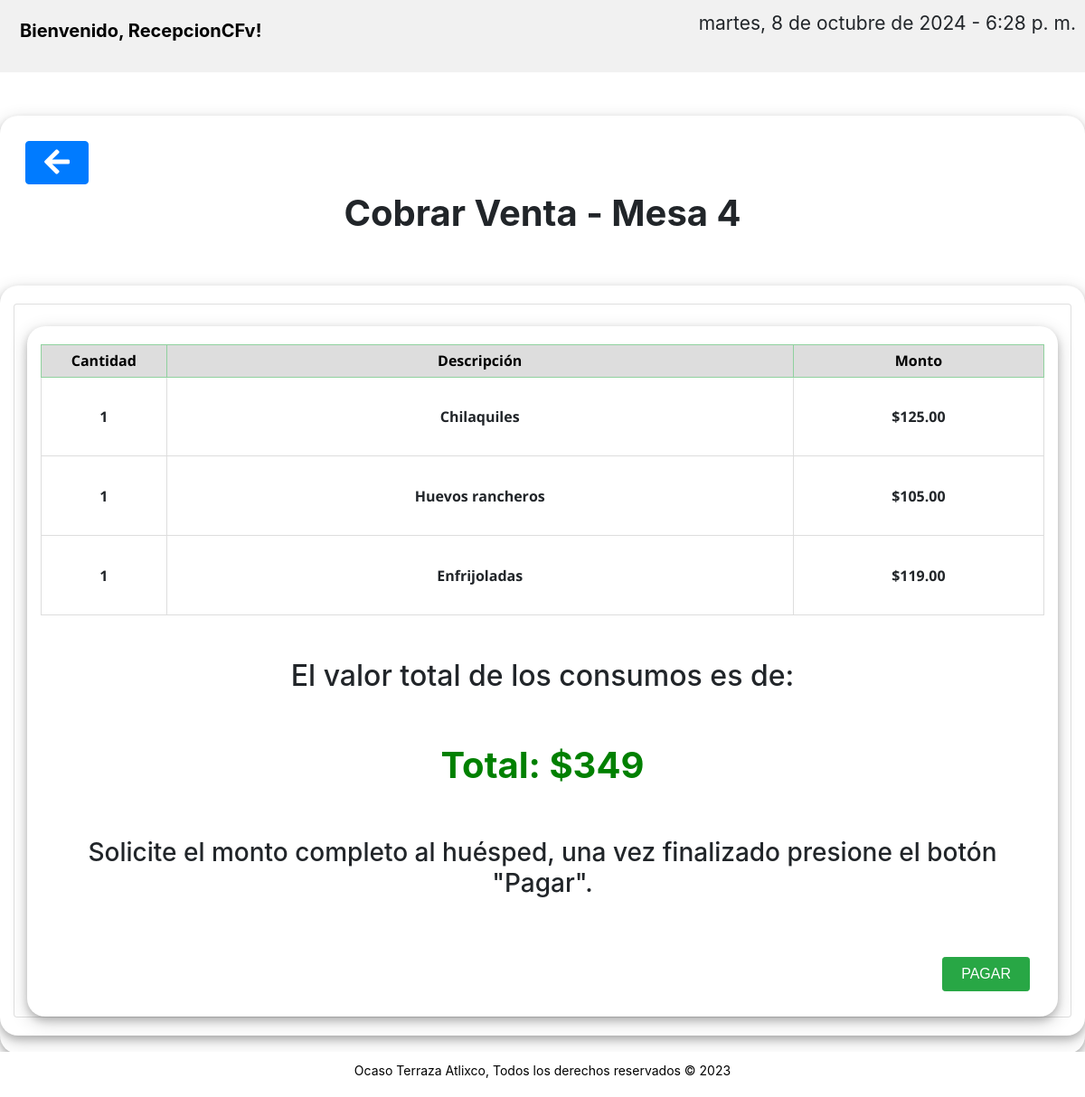
Page /cobrarventam4.php (signed in) on the committed database.
### tables this page shows
CREATE TABLE `ordenmesa4` (
  `id` int(11) NOT NULL,
  `nombre` varchar(255) NOT NULL,
  `cantidad` varchar(255) NOT NULL,
  `preciou` varchar(255) NOT NULL,
  `fyh` datetime DEFAULT NULL
);

### cobrarventam4.php (the view, shortened to what this page needs)
<?php
    $con=conectar();
    $sql="SELECT *  FROM ordenMesa4";
    $query=mysqli_query($con,$sql);
?>
<!DOCTYPE html>
<html lang="en">
    <head>
        <link href="css/style.css" rel="stylesheet">
        <link href="https://cdn.jsdelivr.net/npm/bootstrap@5.0.0-beta1/dist/css/bootstrap.min.css" rel="stylesheet">
	    <link rel="stylesheet" href="css/font-awesome.min.css">
        <link rel="stylesheet" href="css/responsive.css">
        <link rel="stylesheet" href="css/design.css?v=2">
        <link rel="stylesheet" href="css/estilo5.css">
        <link rel="stylesheet" href="css/estilo8.css">
        <link rel="stylesheet" href="css/estilotabla.css">
        <link rel="stylesheet" href="css/bootstrap.min.css">
        <link rel="stylesheet" href="https://maxcdn.bootstrapcdn.com/bootstrap/4.5.2/css/bootstrap.min.css">
        <link rel="stylesheet" href="https://cdnjs.cloudflare.com/ajax/libs/font-awesome/5.15.3/css/all.min.css" />
	    <link rel="stylesheet" href="css/contact-form.css" type="text/css">
    </head>
    <body>
            <div class="header">
                <a href="panel.php" class="logo">Bienvenido, <?php echo htmlspecialchars($_SESSION["username"]); ?>!</a>
                    <div class="header-right">
                    <span id="fecha" class="ml-auto"></span>
                    </div>
            </div>
            <div class="container mt-5 custom-container">
                <div class="row">
                    <div style="text-align: left;">
                                    <a href="info_mesa4.php">
                                        <button class="btn btn-primary"><i class="fa1 fa fa-arrow-left"></i></button>
                                    </a>
                                    <h1 style="text-align: center;"><b>Cobrar Venta - Mesa 4</b></h1>
                    </div>
                                <div class="container mt-5 custom-container">
                                <fieldset>
                                    <div class="card">
                                    <br>
                                    <div class="container">
                                        <div>
                                        <table>
                                            <thead class="table-success table-striped">
                                                <tr>
                                                    <tr>
                                                        <th class="thd" colspan="1">Cantidad</th>
                                                        <th class="thd" colspan="5">Descripción</th>
                                                        <th class="thd" colspan="2">Monto</th>
                                                    </tr>
                                                </tr>
                                                <?php
                                                    $total = 0;
                                                    while($row = mysqli_fetch_array($query)){
                                                        $precio = floatval($row['preciou']);
                                                        $total += $precio;
                                                ?>
                                                <tbody>
                                                    <tr>
                                                        <th class="thd" colspan="1"><?php echo $row['cantidad']?></th>
                                                        <th class="thd" colspan="5"><?php echo $row['nombre']?></th>
                                                        <th class="thd" colspan="2">$<?php echo $precio?>.00</th>
                                                    </tr>
                                                <?php
                                                    }
                                                ?>
                                                </tbody>
                                            </thead>
                                        </table>
                                        <br><br>
                                        <h2 class="h2">El valor total de los consumos es de:</h2>
                                        <br><br>
                                        <h1 class="h1">
                                            <b>Total: $<?php echo $total?></b>
                                        </h1>
                                        <br><br>
                                        <h3 class="h3">Solicite el monto completo al huésped, una vez finalizado presione el botón "Pagar".</h3>
                                        <br><br>
                                        <div style="text-align: right;">
                                            <a href="pagarventam4.php">
                                                <button class="btn btn-sm btn-success" style="font-family: 'Nombre de tu tipografía', sans-serif;">Pagar</button>
                                            </a>
                                        </div>
                                    </div>
                                </fieldset>
                        </div>
                    </div>
                    </div>
    </body>
    <br><br>
    <footer class="footer">
            <p>Ocaso Terraza Atlixco, Todos los derechos reservados &copy; 2023</p>
    </footer>
</html>

### css/style.css (style rules this page uses)
body { background-image: url("https://images.trvl-media.com/lodging/49000000/48150000/48149900/48149888/0bb44e03.jpg?impolicy=resizecrop&rw=500&ra=fit"); background-size: cover; font-family: 'Open Sans', sans-serif; }

### css/design.css (style rules this page uses)
.header { overflow: hidden; background-color: #f1f1f1; padding: 10px 10px; }
.header a { float: left; color: black; text-align: center; padding: 12px; text-decoration: none; font-size: 15px; line-height: 25px; border-radius: 4px; }
.header a.logo { font-size: 20px; font-weight: bold; }
.header-right { float: right; }
footer { position: fixed; bottom: 0; left: 0; width: 100%; background-color: #f1f1f1; padding: 10px; text-align: center; color: black; z-index: 100; }
body { font-family: Arial, Helvetica, sans-serif; background-color: black; }
* { box-sizing: border-box; }
.container { padding: 16px; background-color: white; }
a { color: dodgerblue; }
.btn { border: none; color: white; padding: 10px 20px; font-size: 10px; cursor: pointer; }

### css/estilo5.css (style rules this page uses)
body { background-image: url("https://casa-flora-atlixco.booked.mx/data/Photos/OriginalPhoto/11218/1121822/1121822907/Casa-Flora-Atlixco-Hotel-Exterior.JPEG"); background-attachment: fixed; background-position: center; background-size: cover; font-family: 'Open Sans', sans-serif; }
h1,h2,h3,label,input,th { font-family: 'Open Sans', sans-serif; }

### css/estilo8.css (style rules this page uses)
.container { border-radius: 20px; padding: 20px; box-shadow: 0 4px 8px 0 rgba(0, 0, 0, 0.2), 0 6px 20px 0 rgba(0, 0, 0, 0.19); }

### css/contact-form.css (style rules this page uses)
.footer { padding-top:20px;position:fixed;bottom:0;background-color:#fff;width:100%; }
.btn { font-size:16px;overflow:hidden;padding:6px 20px;text-transform:uppercase; }

### cobrarventam4.php (style rules this page uses)
.h3 { text-align: center; }
.h2 { text-align: center; }
.h1 { text-align: center; color: green; }
table { font-family: arial, sans-serif; border-collapse: collapse; width: 100%; table-layout:fixed; }
td, th { border: 1px solid black; text-align: center; padding: 0.5% 0; overflow:hidden; width: 50; white-space:nowrap; }
.thd { text-align: center; }
tr:nth-child(even) { background-color: #dddddd; }
.ml-auto { font-size: 1.5em; }
.fa1 { font-size: 2em; }
a { display: block; color: #000; padding: 8px 16px; text-decoration: none; }
table { width: 800px; height: 300px; }
td, th { border: 1px solid #dddddd; text-align: center; padding: 0.5% 0; overflow:hidden; width: 50; white-space:nowrap; }
.header { font-size: 14px; padding: 10px; height: 80px; }
.footer { font-size: 14px; padding: 10px; height: 50px; }
.custom-container { max-width: 1600px; margin: 0 auto; }

### rows in the picture
ordenmesa4: cantidad "1", nombre "Chilaquiles", preciou "125"
ordenmesa4: cantidad "1", nombre "Huevos rancheros", preciou "105"
ordenmesa4: cantidad "1", nombre "Enfrijoladas", preciou "119"

### other values in the picture
$_SESSION["username"] "RecepcionCFv"
$total "349"
